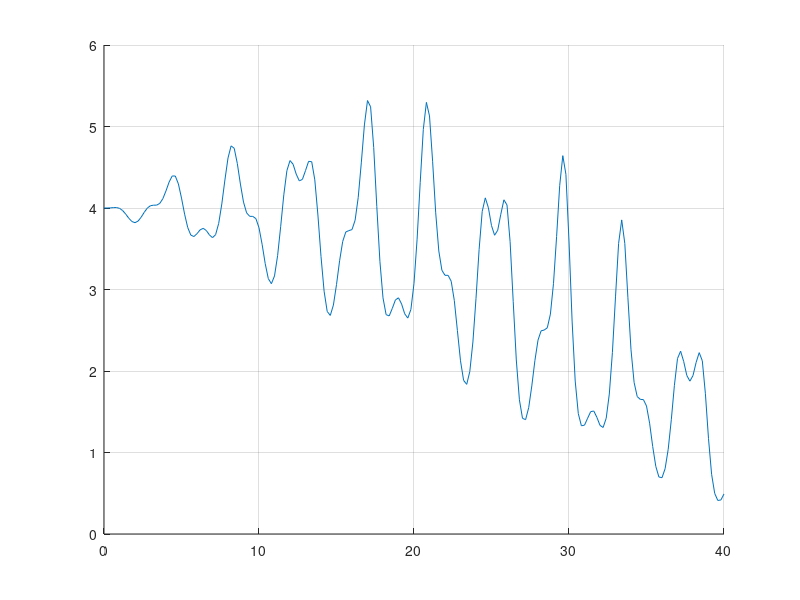
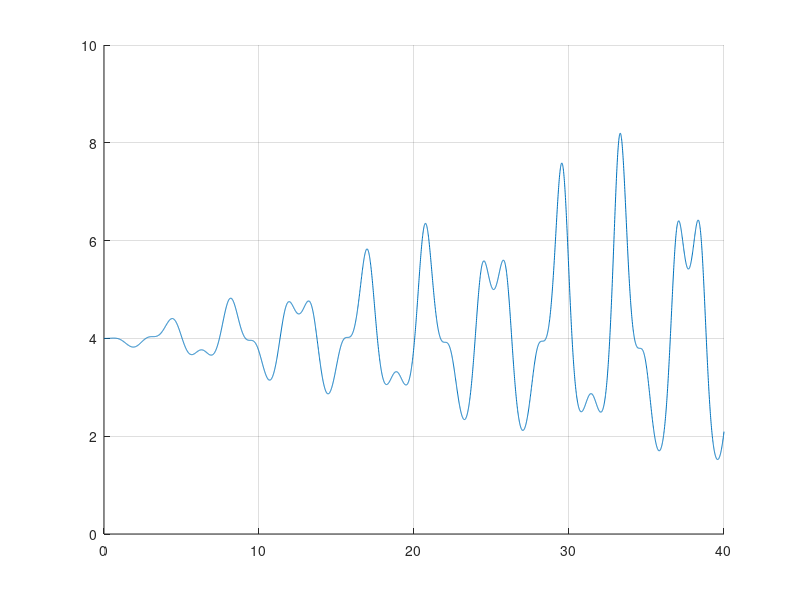
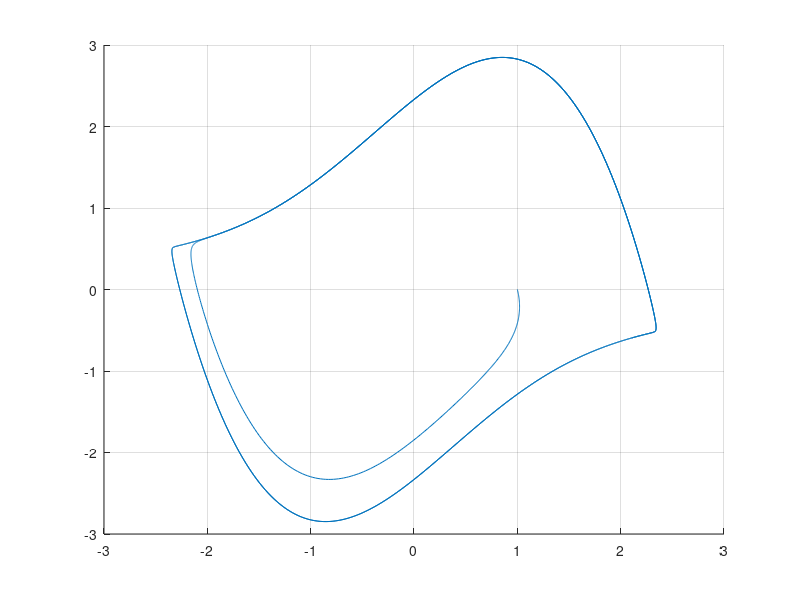

Recreate these plots in MATLAB, in order.
% Pierce Zhang, CMOR220, FALL 2023, Competency Euler's Method and ODEs
% competency_eulers_method.m
% Answers to competency on Euler' method and ODEs
% Last modified: 4 October 2023

% Driver
function competency_eulers_method
    [y] = eulers_method(@prob1_fun,0,4,40,0.2);
    figure; hold on; grid on;
    plot(0:0.2:40,y);

    clear;

    [y] = eulers_method(@prob1_fun,0,4,40,0.01);
    figure; hold on; grid on;
    plot(0:0.01:40,y);

    clear;

    [x,y] = eulers_method_sys(@prob3_funx,@prob3_funy,1,0,0,40,0.01);
    figure; hold on; grid on;
    plot(x,y);

    clear;
        
    dTdt = @(t, T) -k*(T(t) - TA);
end

function [yprime] = prob1_fun(x, y)
    yprime = 0.05 * x * y * sin(x) * cos(2.5*x);
end

function [y] = eulers_method(fun,x0,y0,b,dx)
    x = x0:dx:b;
    y=zeros(1,length(x));
    y(1)=y0;
    for n=1:length(x)-1
        dy = (fun(x(n),y(n)))*dx;
        y(n+1)=y(n)+dy;
    end
end

function [xprime] = prob3_funx(x,y)
    xprime = y + 0.2*x;
end

function [yprime] = prob3_funy(x,y)
    yprime = (1 - x^2)*y - x;
end

function [x,y] = eulers_method_sys(funx,funy,x0,y0,t,tf,dt)
    tdomain = t:dt:tf;
    x=zeros(1,length(tdomain));
    y=zeros(1,length(tdomain));
    x(1)=x0;
    y(1)=y0;
    for n=1:length(tdomain)-1
        dx = (funx(x(n),y(n)))*dt;
        dy = (funy(x(n),y(n)))*dt;
        x(n+1)=x(n)+dx;
        y(n+1)=y(n)+dy;
    end
end